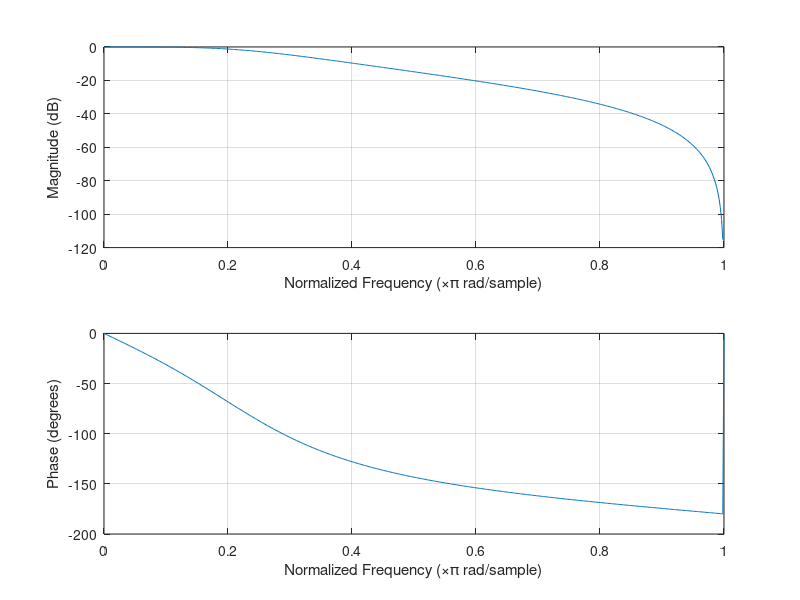

This figure's MATLAB source:
%%init
clc
clear
close all

%% design filter
% specify the attenuations (positive numbers!)
Gp = 2;    
Gs = 11;

% specify the frequencies
w_p = 8;    
w_s = 15;

% specify the highest frequency to process (Nyquist!)
w_max = 35; 

% normalize the frequencies:
w_p_norm = w_p/w_max;
w_s_norm = w_s/w_max;

% now we can get the filter order N and the cut-off Wn!
[N, Wn] = buttord(w_p_norm, w_s_norm, Gp, Gs);

% get the filter coefficients:
[B, A] = butter(N, Wn);

%%
freqz(B, A);